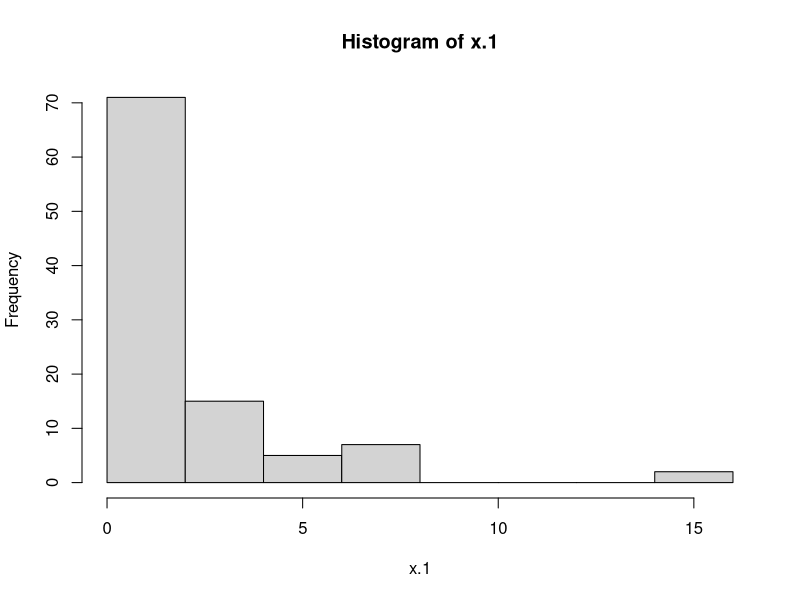
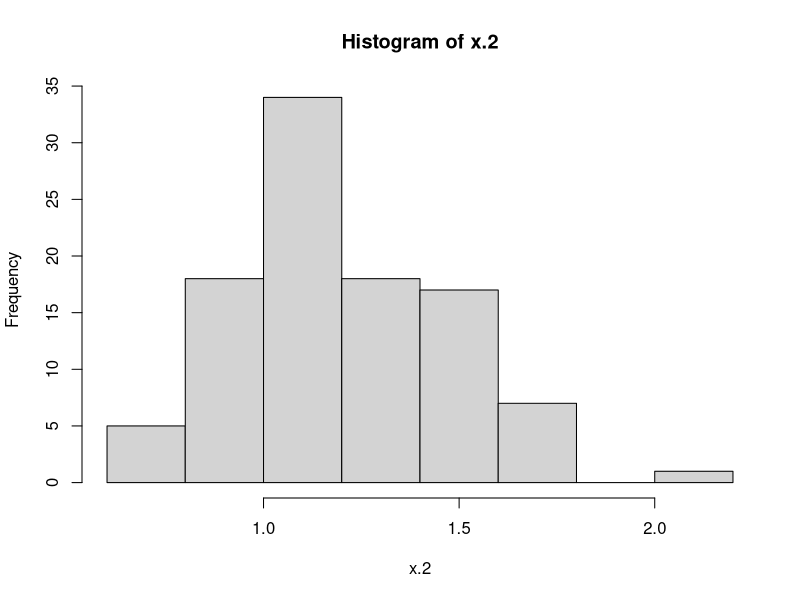
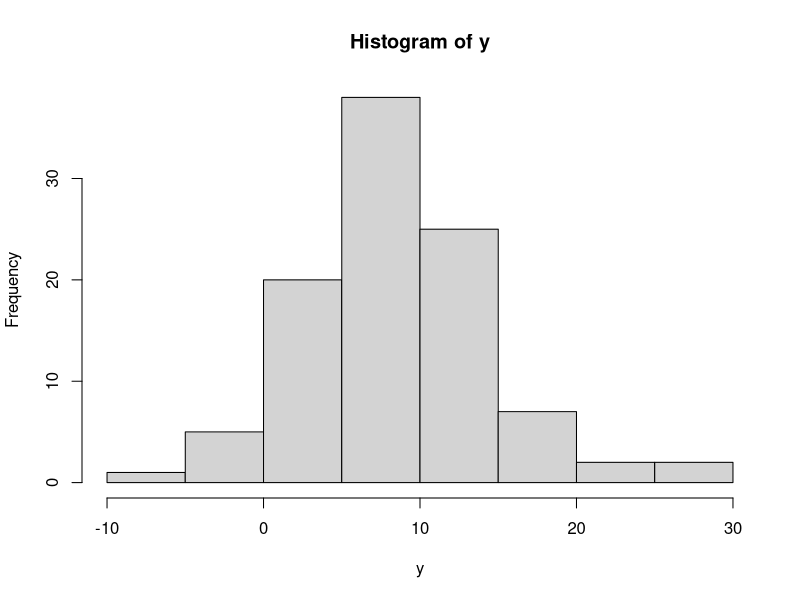

Recreate these plots in R, in order.
n.sim <- 100
x.1 <- rgamma(n.sim, 0.5, 0.2)
x.2 <- rlnorm(n.sim, 0.15, 0.25)
hist(x.1)
hist(x.2)
x<-cbind(x.1,x.2)
#Response vector y as
y <- 1.5 * x.1 + 0.8 * x.2 + rnorm(n.sim,4.2, 5.03)
#Here we have to fins th ecolumn vector Beta a 2by 1 matrix to find the model parameter
hist(y)
#Solving for Beta
X <- cbind(x.1, x.2)
XTX.inverse <- solve(t(X) %*% X)
(beta.hat <- XTX.inverse %*% t(X) %*% y)